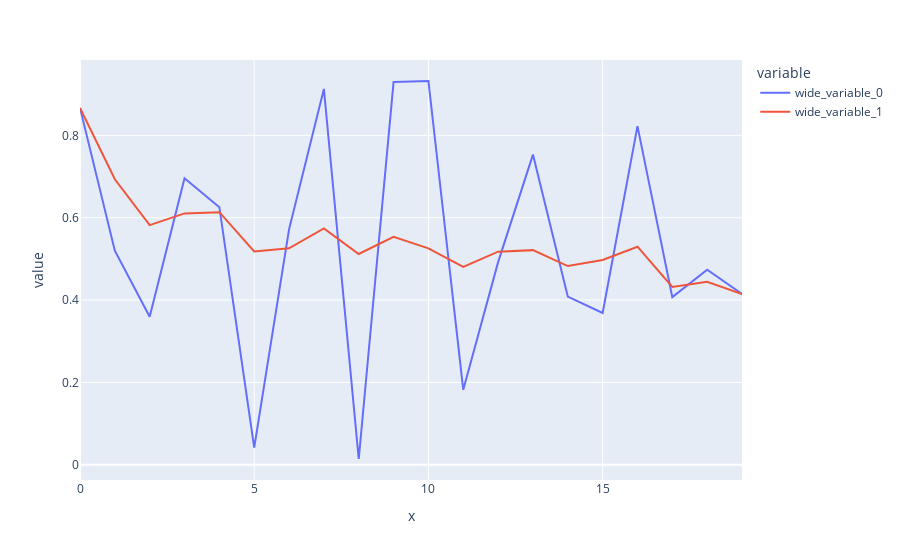

Here is the notebook cell this chart was saved with:
### Code cell
n = 20
k = 100

x = np.arange(n)
array = np.random.random((n))
var_mean = variable_rolling_mean(array, k)
px.line(x=x, y=[array, var_mean])

### Figure 1 — Plotly figure (JSON) as saved in the notebook; plotly's stock layout.template omitted (floating-point values rounded to 4 significant figures)
{"data": [{"hovertemplate": "variable=wide_variable_0<br>x=%{x}<br>value=%{y}<extra></extra>", "legendgroup": "wide_variable_0", "line": {"color": "#636efa", "dash": "solid"}, "marker": {"symbol": "circle"}, "mode": "lines", "name": "wide_variable_0", "orientation": "v", "showlegend": true, "type": "scatter", "x": [0, 1, 2, 3, 4, 5, 6, 7, 8, 9, 10, 11, 12, 13, 14, 15, 16, 17, 18, 19], "xaxis": "x", "y": [0.8668, 0.5201, 0.3593, 0.6957, 0.6255, 0.04139, 0.5718, 0.9129, 0.01396, 0.9296, 0.9321, 0.182, 0.4921, 0.7534, 0.4086, 0.3687, 0.8225, 0.4072, 0.4739, 0.4149], "yaxis": "y"}, {"hovertemplate": "variable=wide_variable_1<br>x=%{x}<br>value=%{y}<extra></extra>", "legendgroup": "wide_variable_1", "line": {"color": "#EF553B", "dash": "solid"}, "marker": {"symbol": "circle"}, "mode": "lines", "name": "wide_variable_1", "orientation": "v", "showlegend": true, "type": "scatter", "x": [0, 1, 2, 3, 4, 5, 6, 7, 8, 9, 10, 11, 12, 13, 14, 15, 16, 17, 18, 19], "xaxis": "x", "y": [0.8668, 0.6934, 0.5821, 0.6105, 0.6135, 0.5181, 0.5258, 0.5742, 0.5119, 0.5537, 0.5255, 0.4804, 0.5177, 0.5213, 0.4826, 0.4974, 0.5296, 0.432, 0.4444, 0.4149], "yaxis": "y"}], "layout": {"legend": {"title": {"text": "variable"}, "tracegroupgap": 0}, "margin": {"t": 60}, "xaxis": {"anchor": "y", "domain": [0, 1], "title": {"text": "x"}}, "yaxis": {"anchor": "x", "domain": [0, 1], "title": {"text": "value"}}}}
